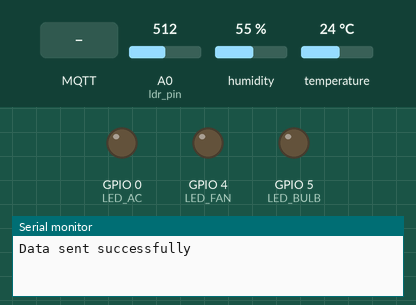
Recording of a sketch running on a simulated ESP8266 (NodeMCU). Shown: output pins drawn as LEDs (lit = HIGH), the last lines printed to the serial monitor. The inputs (shaded band) are chosen by the test bench; at power-on: A0 (ldr_pin) = 512, humidity 55 %, temperature 24 °C. WiFi joins after 1.5 s; servers stay silent unless stated; uploads are accepted with an empty reply; no MQTT or app messages arrive unless stated.

Above: at 2.4 s.
2.5 s: MQTT message "ON" arrives on the first subscribed topic
At 3.7 s:
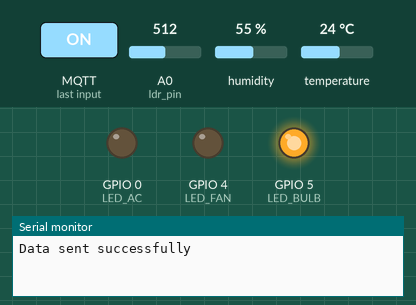
4.0 s: MQTT message "ON" arrives on the second subscribed topic
At 5.0 s:
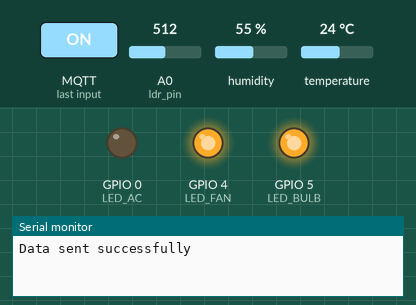
5.5 s: MQTT message "OFF" arrives on the first subscribed topic
At 5.9 s:
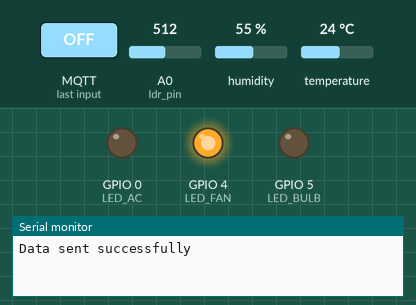
7.0 s: MQTT message "ON" arrives on the third subscribed topic
At 8.2 s:
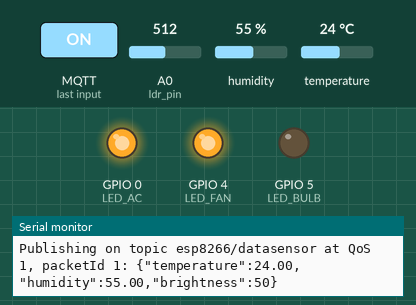
8.5 s: MQTT message "OFF" arrives on the second subscribed topic
At 9.4 s:
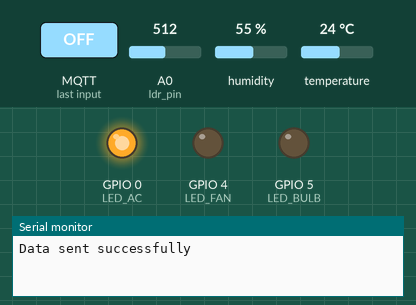
10.0 s: MQTT message "OFF" arrives on the third subscribed topic
At 10.4 s:
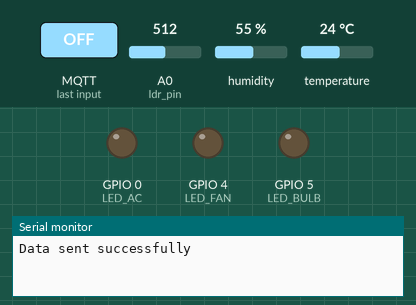
Timing chart, 0 to 12.5 s (numbered marks = the images above; inputs shaded):
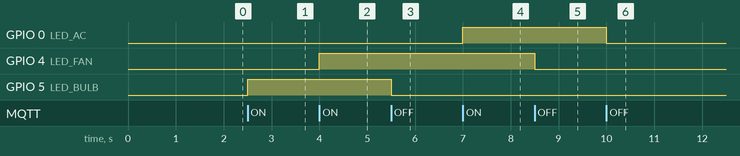

Measured:
- after the input at 2.5 s, GPIO 5 (LED_BULB): LOW → HIGH at once
- after the input at 4.0 s, GPIO 4 (LED_FAN): LOW → HIGH at once
- after the input at 5.5 s, GPIO 5 (LED_BULB): HIGH → LOW at once
- after the input at 7.0 s, GPIO 0 (LED_AC): LOW → HIGH at once
- after the input at 8.5 s, GPIO 4 (LED_FAN): HIGH → LOW at once
- after the input at 10.0 s, GPIO 0 (LED_AC): HIGH → LOW at once

The sketch:

esp8266.ino
```cpp
#include <ESP8266WiFi.h>
#include <Ticker.h>
#include <AsyncMqttClient.h>
#include "DHT.h"
#include <ESP8266HTTPClient.h>


//light sensor
#define ldr_pin A0
#define ADC_value 0.0048828125


//replace with your network credentials
#define WIFI_SSID "NOTE 5"
#define WIFI_PASSWORD "11121314"

//Mosquitto MQTT Broker
#define MQTT_HOST IPAddress(192, 168, 1, 6)
#define MQTT_PORT 1893

//MQTT Topics
#define MQTT_PUB_DATA_SENSOR "esp8266/datasensor"
#define MQTT_PUB_BULB_ACTION "esp8266/action/bulb"
#define MQTT_PUB_FAN_ACTION "esp8266/action/fan"
#define MQTT_PUB_AC_ACTION "esp8266/action/ac"

#define LED_BULB 5
#define LED_FAN 4
#define LED_AC 0


#define DHTPIN 14
#define DHTTYPE DHT11
DHT dht(DHTPIN, DHTTYPE);


float temperature;
float humidity;

//light variables
int LDR_value;
int brightness;

AsyncMqttClient mqttClient;
Ticker mqttReconnectTimer;

WiFiEventHandler wifiConnectHandler;
WiFiEventHandler wifiDisconnectHandler;
Ticker wifiReconnectTimer;

unsigned long previousMillis = 0;
const long interval = 2000;

void connectToWifi() {
  Serial.println("Connecting to Wi-Fi...");
  WiFi.begin(WIFI_SSID, WIFI_PASSWORD);
}

void onWifiConnect(const WiFiEventStationModeGotIP& event) {
  Serial.println("Connected to Wi-Fi.");
  Serial.print("IP Address: ");
  Serial.println(WiFi.localIP());
  connectToMqtt();
}

void onWifiDisconnect(const WiFiEventStationModeDisconnected& event) {
  Serial.println("Disconnected from Wi-Fi.");
  mqttReconnectTimer.detach();
  wifiReconnectTimer.once(2, connectToWifi);
}

void connectToMqtt() {
  Serial.println("Connecting to MQTT...");
  mqttClient.connect();
}

void onMqttConnect(bool sessionPresent) {
  Serial.println("Connected to MQTT.");
  Serial.print("Session present: ");
  mqttClient.subscribe("esp8266/action/bulb", 0);
  mqttClient.subscribe("esp8266/action/fan", 0);
  mqttClient.subscribe("esp8266/action/ac", 0);
  Serial.println(sessionPresent);
}

void onMqttDisconnect(AsyncMqttClientDisconnectReason reason) {
  Serial.println("Disconnected from MQTT.");

  if (WiFi.isConnected()) {
    mqttReconnectTimer.once(2, connectToMqtt);
  }
}

void onMqttPublish(uint16_t packetId) {
  Serial.print("Publish acknowledged.");
  Serial.print("  packetId: ");
  Serial.println(packetId);
}


void setup() {
  Serial.begin(115200);
  Serial.println();

  dht.begin();

  pinMode(LED_BULB, OUTPUT);
  pinMode(LED_FAN, OUTPUT);
  pinMode(LED_AC, OUTPUT);

  wifiConnectHandler = WiFi.onStationModeGotIP(onWifiConnect);
  wifiDisconnectHandler = WiFi.onStationModeDisconnected(onWifiDisconnect);


  mqttClient.onConnect(onMqttConnect);
  mqttClient.onDisconnect(onMqttDisconnect);
  mqttClient.onPublish(onMqttPublish);
  mqttClient.setServer(MQTT_HOST, MQTT_PORT);

  mqttClient.onMessage([](char* topic, char* payload, AsyncMqttClientMessageProperties properties, size_t length, size_t totalLength, size_t offset) {
    String topicStr(topic);
    String message(payload);

    // Create a substring for the message payload
    message = message.substring(0, length);

    // Handle the message based on the topic
    if (topicStr == "esp8266/action/bulb") {
      if (message == "ON") {
        digitalWrite(LED_BULB, HIGH);
      } else if (message == "OFF") {
        digitalWrite(LED_BULB, LOW);
      }
    } else if (topicStr == "esp8266/action/fan") {
      if (message == "ON") {
        digitalWrite(LED_FAN, HIGH);
      } else if (message == "OFF") {
        digitalWrite(LED_FAN, LOW);
      }
    } else if (topicStr == "esp8266/action/ac") {
      if (message == "ON") {
        digitalWrite(LED_AC, HIGH);
      } else if (message == "OFF") {
        digitalWrite(LED_AC, LOW);
      }
    }
  });

  connectToWifi();
}

int conversion(int raw_val) {
  int lux = (250.000000 / (ADC_value * LDR_value)) - 50.000000;
  return lux;
}


void loop() {
  unsigned long currentMillis = millis();

  if (currentMillis - previousMillis >= interval) {
    previousMillis = currentMillis;
    humidity = dht.readHumidity();
    temperature = dht.readTemperature();

    LDR_value = analogRead(ldr_pin);
    brightness = conversion(LDR_value);

    if (isnan(temperature) || isnan(humidity)) {
      Serial.println(F("Failed to read from DHT sensor!"));
      return;
    }

    if (isnan(brightness)) {
      Serial.println(F("Failed to read from Light sensor!"));
      return;
    }

    // Publish an MQTT message on topic esp8266/datasensor
    String dataSensor = "{\"temperature\":" + String(temperature) + ",\"humidity\":" + String(humidity) + ",\"brightness\":" + String(brightness) + "}";
    uint16_t packetIdPub4 = mqttClient.publish(MQTT_PUB_DATA_SENSOR, 1, true, String(dataSensor).c_str());
    Serial.printf("Publishing on topic %s at QoS 1, packetId %i: ", MQTT_PUB_DATA_SENSOR, packetIdPub4);
    Serial.printf("%s\n", dataSensor.c_str());


    // Send sensor data to the backend
    String url = "http://192.168.1.6:3006/data-sensor";
    WiFiClient client;
    HTTPClient http;

    http.begin(client, url);
    http.addHeader("Content-Type", "application/json");
    String payload = "{\"temperature\":" + String(temperature) + ",\"humidity\":" + String(humidity) + ",\"brightness\":" + String(brightness) + "}";
    int httpCode = http.POST(payload);


    if (httpCode == HTTP_CODE_OK) {
      Serial.println("Data sent successfully");
    } else {
      Serial.println(httpCode);
      Serial.println("Error sending data");
      Serial.println(http.getString());
    }
    http.end();
  }
}
```
